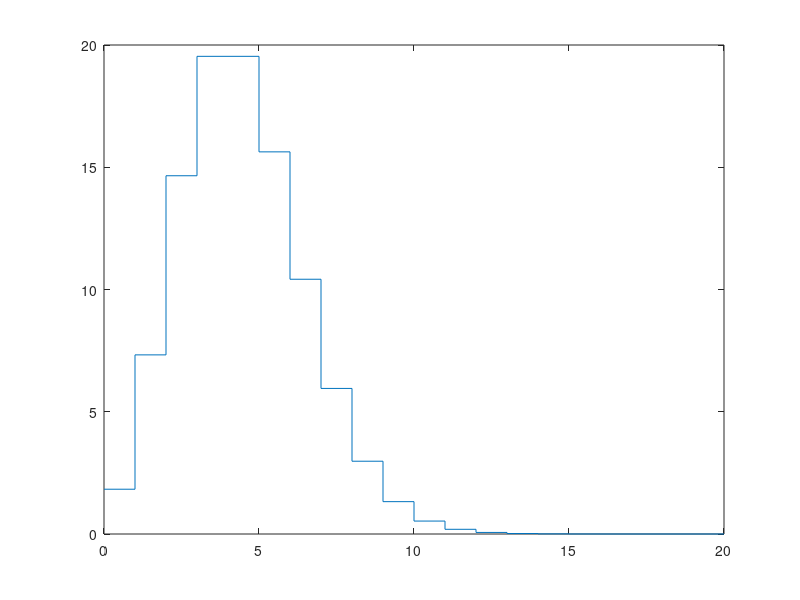

Recreate this plot in MATLAB.
%1B
normcdf(0.7)
normcdf(1.7)
normcdf(2.3)
norminv(0.7580)
erfcinv(0.7580)
%2
x = linspace(0,30,100000);
pd = makedist('Rayleigh', 'b' , 2);
plot(x,pdf(pd,x), "linewidth" , 2);
%3
%Choosing to measure the probability that a point is behind the peak
unc = pdf(pd,x); 
inc = erfcinv(unc);
err = immse(unc, inc);
p = mean(pdf(pd,x));
sigma = sqrt(2/pi)* p;
variance = (sigma^2)*((4-pi)/2);
probab1 = 1 - exp(-(p^2)/(2*sigma^2));

%Non-continous
sample = 0:1:20 ;
pdrn = makedist('Poisson' , 'lambda' , 4);
stairs(sample,100*pdf(pdrn,sample));
eqnp = 100*pdf(pdrn,sample);
p1 = mean(eqnp);
variance = (std(eqnp))^2;
lambda = median(eqnp)- (1/3);
%trying to determine the probability that if number of detected gamma rays
%can be a fraction
i = input('probability of detecting total number of gamma rays =');
probab = 1-(lambda^i *(exp(-i))/(factorial(i)))

    

    
    